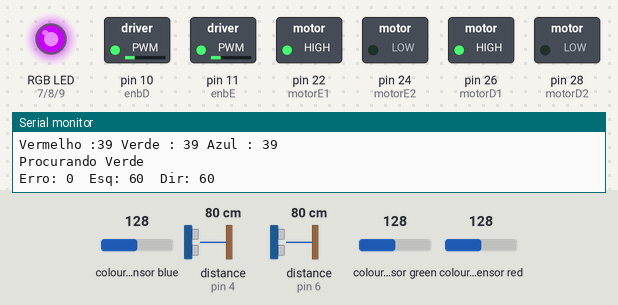
A sketch run on a simulated Arduino Mega 2560, built with avr-gcc and run on an emulated ATmega2560. On the bench: switched loads named in the sketch (green lamp = pin HIGH), an RGB LED mixed from three pins (HIGH = lit), the last lines printed to the serial monitor. Wiring (inferred from the names in the program): 2 × ultrasonic range finder: trigger pin 3, echo pin 4 / trigger pin 5, echo pin 6; TCS3200 colour sensor: output pin 41; S2 pin 44; S3 pin 46; S0 pin 40; S1 pin 42. The inputs (shaded band) are chosen by the test bench; at power-on: distance to the obstacle (sensors on pin 4, pin 6) 80 cm, colour sensor blue 128, colour sensor green 128, colour sensor red 128. The echo pulse lasts 58.3 µs per cm; pins used as bus, display or sensor lines are not drawn.

Above: at 1.2 s.
1.3 s: distance to the obstacle (sensor on pin 4) set to 120 cm
At 2.1 s:
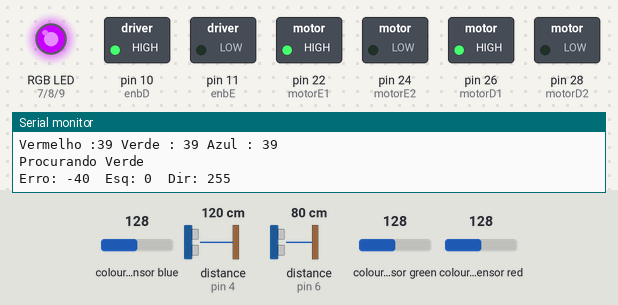
2.8 s: distance to the obstacle (sensor on pin 6) set to 250 cm
At 3.8 s:
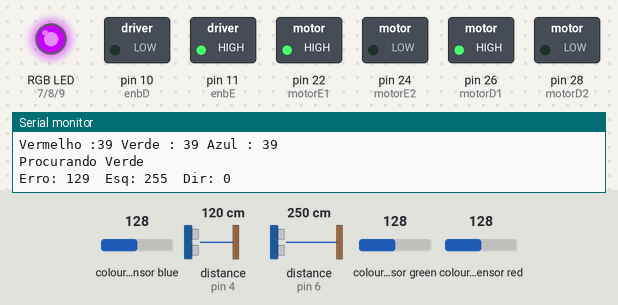
4.4 s: distance to the obstacle (sensor on pin 6) set to 97 cm
At 5.0 s:
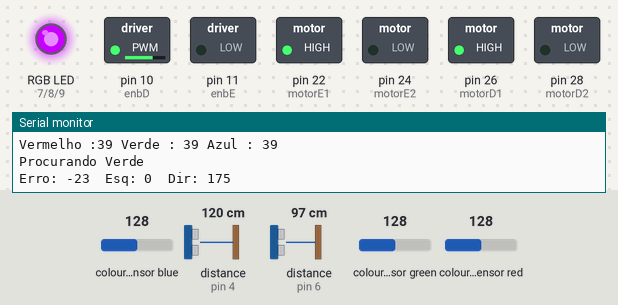
6.1 s: distance to the obstacle (sensor on pin 6) set to 2 cm
At 6.5 s:
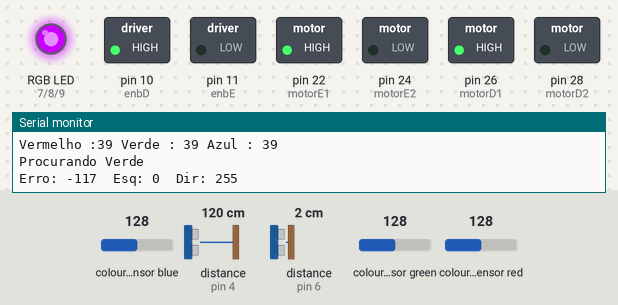
7.7 s: distance to the obstacle (sensor on pin 4) set to 2 cm
At 9.1 s:
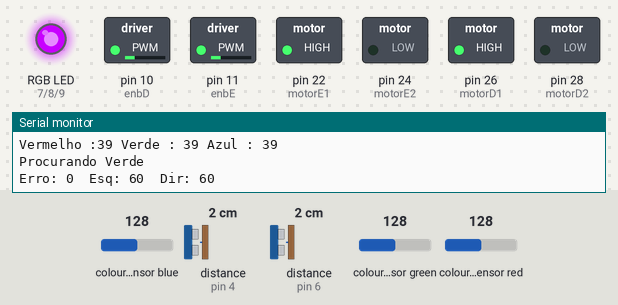
9.4 s: distance to the obstacle (sensor on pin 4) set to 4 cm
At 10.4 s:
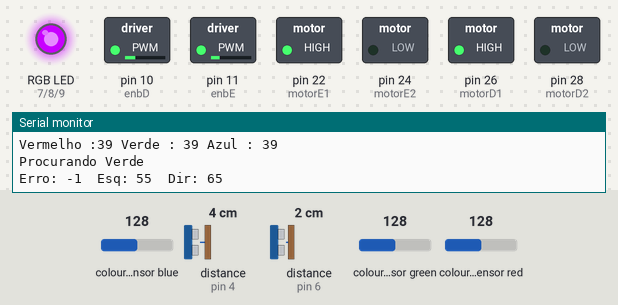
Timing chart, 0 to 12.0 s (numbered marks = the images above; inputs shaded):
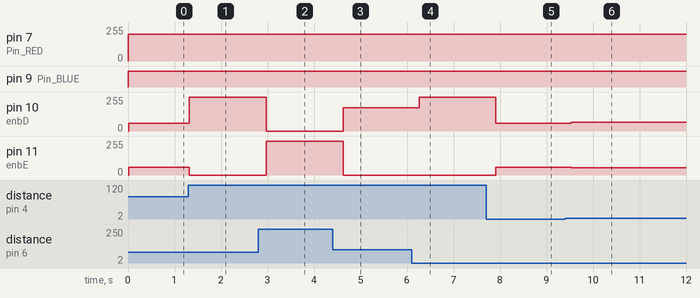

Measured:
- after the input at 1.3 s, pin 10 (enbD): 60/255 → 255/255 at once; pin 11 (enbE): 60/255 → 0/255 at once
- after the input at 2.8 s, pin 10 (enbD): 255/255 → 0/255 after 0.17 s; pin 11 (enbE): 0/255 → 255/255 after 0.17 s
- after the input at 4.4 s, pin 10 (enbD): 0/255 → 175/255 after 0.23 s; pin 11 (enbE): 255/255 → 0/255 after 0.23 s
- after the input at 6.1 s, pin 10 (enbD): 175/255 → 255/255 after 0.17 s
- after the input at 7.7 s, pin 10 (enbD): 255/255 → 60/255 after 0.20 s; pin 11 (enbE): 0/255 → 60/255 after 0.20 s
- after the input at 9.4 s, pin 10 (enbD): 60/255 → 65/255 after 0.13 s; pin 11 (enbE): 60/255 → 55/255 after 0.13 s

The sketch:

randall_naveg.ino
```cpp
const int s0 = 40;
const int s1 = 42;
const int s2 = 44;
const int s3 = 46;
const int out = 41;

//Pinos do led RGB
int Pin_RED = 7;
int Pin_GREEN = 8;
int Pin_BLUE = 9;

//Variaveis cores
int red = 0;
int green = 0;
int blue = 0;
bool camuflagemRandall = false;

// motores
int motorE1 = 22;
int motorE2 = 24;
int motorD1 = 26;
int motorD2 = 28;
int enbE = 11;
int enbD = 10;

// Define os pinos Trig e Echo do sensor ultrassônico
const int trigPin = 3;
const int echoPin = 4;

const int trigPin2 = 5;
const int echoPin2 = 6;
// Variáveis para a duração e a distância
long durationF;
int distFrente;
long durationT;
int distTras;

float Kp = 5.0;

int velocidadeBase = 60;

int distBase = 10;

void setup() {
  // put your setup code here, to run once:
  pinMode (motorE1, OUTPUT);
  pinMode (motorE2, OUTPUT);
  pinMode (motorD1, OUTPUT);
  pinMode (motorD2, OUTPUT);
  pinMode (enbE, OUTPUT);
  pinMode (enbD, OUTPUT);

  pinMode(trigPin, OUTPUT);
  pinMode(echoPin, INPUT);
  pinMode(trigPin2, OUTPUT);
  pinMode(echoPin2, INPUT);
  Serial.begin(9600);
  //Led e sensor de cor
  pinMode(s0, OUTPUT);
  pinMode(s1, OUTPUT);
  pinMode(s2, OUTPUT);
  pinMode(s3, OUTPUT);
  pinMode(out, INPUT);
  pinMode(Pin_RED, OUTPUT);
  pinMode(Pin_GREEN, OUTPUT);
  pinMode(Pin_BLUE, OUTPUT);
  Serial.begin(9600);
  digitalWrite(s0, HIGH);
  digitalWrite(s1, LOW);

  digitalWrite (motorE1, HIGH);
  digitalWrite (motorE2, LOW);
  digitalWrite (motorD1, HIGH);
  digitalWrite (motorD2, LOW);

}

void loop() {

  //Detecta a cor
  color();

  if (camuflagemRandall == false) {
    Serial.print("Vermelho :");
    Serial.print(red, DEC);
    Serial.print(" Verde : ");
    Serial.print(green, DEC);
    Serial.print(" Azul : ");
    Serial.print(blue, DEC);
    Serial.println();
    Serial.println("Procurando Verde");
    AcenderLed(200, 0, 255);

    //motores
    distFrente = calDistanciaF ();
    distTras = calDistanciaT ();


   int erro = (distFrente - distTras) * (-1);
   int correcao = Kp * erro;

    int velEsq = velocidadeBase + correcao;
    int velDir = velocidadeBase - correcao;

    velEsq = constrain(velEsq, 0, 255);
    velDir = constrain(velDir, 0, 255);

    analogWrite(enbE, velEsq);
    analogWrite(enbD, velDir);

    Serial.print("Erro: ");
    Serial.print(erro);

   Serial.print("  Esq: ");
   Serial.print(velEsq);

   Serial.print("  Dir: ");
    Serial.println(velDir);

    delay(10);
    if (green > 300 && green < 900 && red > 800 && green > blue) {
      camuflagemRandall = true;
      Serial.println("Iniciando Camuflagem Randall...");
      delay(50);
      digitalWrite (motorE1, LOW);
      digitalWrite (motorE2, LOW);
      digitalWrite (motorD1, LOW);
      digitalWrite (motorD2, LOW);
      delay (500);
      analogWrite (enbE, 200);
      analogWrite (enbD, 200);
      digitalWrite (motorE1, HIGH);
      digitalWrite (motorE2, LOW);
      digitalWrite (motorD1, LOW);
      digitalWrite (motorD2, LOW);
      delay (1000);
      digitalWrite (motorE1, LOW);
      digitalWrite (motorE2, LOW);
      digitalWrite (motorD1, LOW);
      digitalWrite (motorD2, LOW);
      delay(1000);
      digitalWrite (motorE1, HIGH);
      digitalWrite (motorE2, LOW);
      digitalWrite (motorD1, HIGH);
      digitalWrite (motorD2, LOW);
    }
  }

  if (camuflagemRandall == true) {

    Serial.print("Vermelho :");
    Serial.print(red, DEC);
    Serial.print(" Verde : ");
    Serial.print(green, DEC);
    Serial.print(" Azul : ");
    Serial.print(blue, DEC);
    Serial.println();

    //Verifica se a cor branca foi detectada
    if (red < 100 && green < 100 && blue < 100) {
      Serial.println("BRANCO");
      AcenderLed(150, 0, 255);
    }
    //Verifica se a cor amarela foi detectada
    else if (red < 60 && green < 100 && green < blue) {
      Serial.println("AMARELO");
      AcenderLed(255, 110, 0);
    }
    //Verifica se a cor vermelha foi detectada
    else if (red < blue && blue < green && red < 100) {
      Serial.println("VERMELHO");
      AcenderLed(255, 0, 150);
    }

    //Verifica se a cor azul foi detectada
    else if (blue < red && blue < green && blue < 1000) {
      Serial.println("AZUL");
      AcenderLed(64, 208, 224);
    }

  }
  Serial.println();

  //Delay para apagar os leds e reiniciar o processo
  delay(300);


}


void color() {
  //Rotina que le o valor das cores
  digitalWrite(s2, LOW);
  digitalWrite(s3, LOW);
  //count OUT, pRed, RED
  red = pulseIn(out, digitalRead(out) == HIGH ? LOW : HIGH);
  digitalWrite(s3, HIGH);
  //count OUT, pBLUE, BLUE
  blue = pulseIn(out, digitalRead(out) == HIGH ? LOW : HIGH);
  digitalWrite(s2, HIGH);
  //count OUT, pGreen, GREEN
  green = pulseIn(out, digitalRead(out) == HIGH ? LOW : HIGH);
}

void AcenderLed(int R, int G, int B) {
  analogWrite(Pin_RED, R);
  analogWrite(Pin_GREEN, G);
  analogWrite(Pin_BLUE, B);
}


int calDistanciaF() {

    digitalWrite(trigPin, LOW);
    delayMicroseconds(2);
    // Define o trigPin no estado HIGH por 10 micro segundos
    digitalWrite(trigPin, HIGH);
    delayMicroseconds(10);
    digitalWrite(trigPin, LOW);
    durationF = pulseIn(echoPin, HIGH);  // Lê o echoPin, retorna o tempo de viagem da onda sonora em microssegundos
    distFrente = durationF * 0.034 / 2;
    return distFrente;
  }

  int calDistanciaT() {

    digitalWrite(trigPin2, LOW);
    delayMicroseconds(2);
    // Define o trigPin no estado HIGH por 10 micro segundos
    digitalWrite(trigPin2, HIGH);
    delayMicroseconds(10);
    digitalWrite(trigPin2, LOW);
    durationT = pulseIn(echoPin2, HIGH);  // Lê o echoPin, retorna o tempo de viagem da onda sonora em microssegundos
    distTras = durationT * 0.034 / 2;
    return distTras;
  }


//
```
